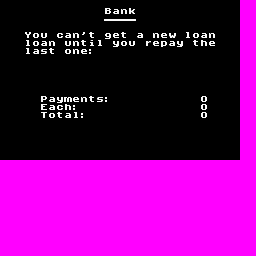

Rendered tile map (Tiled .tmx) drawn with the repository's tilesets; below, a short description and the full map source, tile grids included:
An orthogonal 32x32 tile map with 8x8 px tiles, 1 tile layer (Tile Layer 1).

<map version="1.5" tiledversion="1.6.0" orientation="orthogonal" renderorder="right-down" width="32" height="32" tilewidth="8" tileheight="8" infinite="0" nextlayerid="2" nextobjectid="1">
 <tileset firstgid="1" source="text.tsx" />
 <layer id="1" name="Tile Layer 1" width="32" height="32">
  <data encoding="csv">
33,33,33,33,33,33,33,33,33,33,33,33,33,33,33,33,33,33,33,33,33,33,33,33,33,33,33,33,33,33,1,1,
33,33,33,33,33,33,33,33,33,33,33,33,33,67,98,111,108,33,33,33,33,33,33,33,33,33,33,33,33,33,1,1,
33,33,33,33,33,33,33,33,33,33,33,33,33,134,134,134,134,33,33,33,33,33,33,33,33,33,33,33,33,33,1,1,
33,33,33,33,33,33,33,33,33,33,33,33,33,33,33,33,33,33,33,33,33,33,33,33,33,33,33,33,33,33,1,1,
33,33,33,90,112,118,33,100,98,111,97,117,33,104,102,117,33,98,33,111,102,120,33,109,112,98,111,33,33,33,1,1,
33,33,33,109,112,98,111,33,118,111,117,106,109,33,122,112,118,33,115,102,113,98,122,33,117,105,102,33,33,33,1,1,
33,33,33,109,98,116,117,33,112,111,102,59,33,33,33,33,33,33,33,33,33,33,33,33,33,33,33,33,33,33,1,1,
33,33,33,33,33,33,33,33,33,33,33,33,33,33,33,33,33,33,33,33,33,33,33,33,33,33,33,33,33,33,1,1,
33,33,33,33,33,33,33,33,33,33,33,33,33,33,33,33,33,33,33,33,33,33,33,33,33,33,33,33,33,33,1,1,
33,33,33,33,33,33,33,33,33,33,33,33,33,33,33,33,33,33,33,33,33,33,33,33,33,33,33,33,33,33,1,1,
33,33,33,33,33,33,33,33,33,33,33,33,33,33,33,33,33,33,33,33,33,33,33,33,33,33,33,33,33,33,1,1,
33,33,33,33,33,33,33,33,33,33,33,33,33,33,33,33,33,33,33,33,33,33,33,33,33,33,33,33,33,33,1,1,
33,33,33,33,33,81,98,122,110,102,111,117,116,59,33,33,33,33,33,33,33,33,33,33,33,49,33,33,33,33,1,1,
33,33,33,33,33,70,98,100,105,59,33,33,33,33,33,33,33,33,33,33,33,33,33,33,33,49,33,33,33,33,1,1,
33,33,33,33,33,85,112,117,98,109,59,33,33,33,33,33,33,33,33,33,33,33,33,33,33,49,33,33,33,33,1,1,
33,33,33,33,33,33,33,33,33,33,33,33,33,33,33,33,33,33,33,33,33,33,33,33,33,33,33,33,33,33,1,1,
33,33,33,33,33,33,33,33,33,33,33,33,33,33,33,33,33,33,33,33,33,33,33,33,33,33,33,33,33,33,1,1,
33,33,33,33,33,33,33,33,33,33,33,33,33,33,33,33,33,33,33,33,33,33,33,33,33,33,33,33,33,33,1,1,
33,33,33,33,33,33,33,33,33,33,33,33,33,33,33,33,33,33,33,33,33,33,33,33,33,33,33,33,33,33,1,1,
33,33,33,33,33,33,33,33,33,33,33,33,33,33,33,33,33,33,33,33,33,33,33,33,33,33,33,33,33,33,1,1,
1,1,1,1,1,1,1,1,1,1,1,1,1,1,1,1,1,1,1,1,1,1,1,1,1,1,1,1,1,1,1,1,
1,1,1,1,1,1,1,1,1,1,1,1,1,1,1,1,1,1,1,1,1,1,1,1,1,1,1,1,1,1,1,1,
1,1,1,1,1,1,1,1,1,1,1,1,1,1,1,1,1,1,1,1,1,1,1,1,1,1,1,1,1,1,1,1,
1,1,1,1,1,1,1,1,1,1,1,1,1,1,1,1,1,1,1,1,1,1,1,1,1,1,1,1,1,1,1,1,
1,1,1,1,1,1,1,1,1,1,1,1,1,1,1,1,1,1,1,1,1,1,1,1,1,1,1,1,1,1,1,1,
1,1,1,1,1,1,1,1,1,1,1,1,1,1,1,1,1,1,1,1,1,1,1,1,1,1,1,1,1,1,1,1,
1,1,1,1,1,1,1,1,1,1,1,1,1,1,1,1,1,1,1,1,1,1,1,1,1,1,1,1,1,1,1,1,
1,1,1,1,1,1,1,1,1,1,1,1,1,1,1,1,1,1,1,1,1,1,1,1,1,1,1,1,1,1,1,1,
1,1,1,1,1,1,1,1,1,1,1,1,1,1,1,1,1,1,1,1,1,1,1,1,1,1,1,1,1,1,1,1,
1,1,1,1,1,1,1,1,1,1,1,1,1,1,1,1,1,1,1,1,1,1,1,1,1,1,1,1,1,1,1,1,
1,1,1,1,1,1,1,1,1,1,1,1,1,1,1,1,1,1,1,1,1,1,1,1,1,1,1,1,1,1,1,1,
1,1,1,1,1,1,1,1,1,1,1,1,1,1,1,1,1,1,1,1,1,1,1,1,1,1,1,1,1,1,1,1
</data>
 </layer>
</map>
